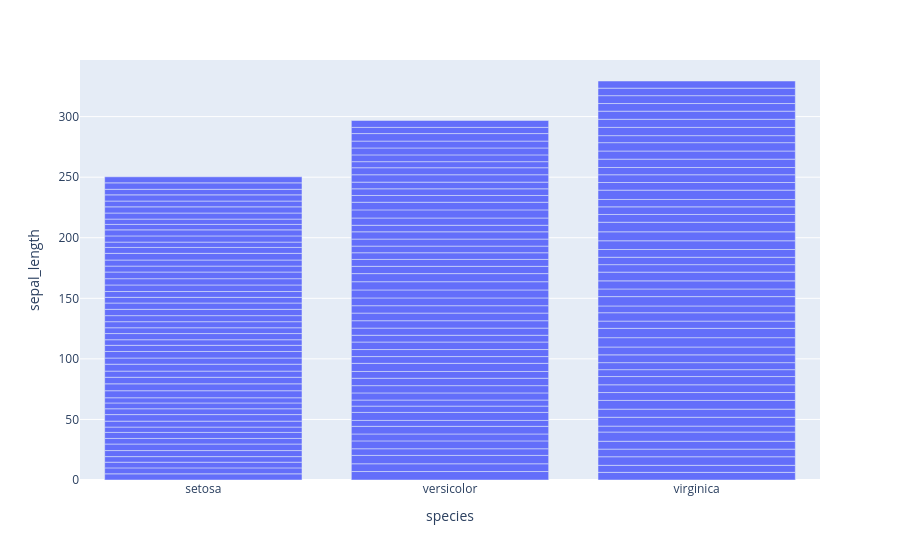

Source (notebook cell):
### Code cell
fig = px.bar(df,x='species', y='sepal_length')
# fig.write_html("plot.html")
fig.show()

### Figure 1 — Plotly figure (JSON) as saved in the notebook; plotly's stock layout.template omitted (floating-point values rounded to 4 significant figures; data arrays with more than 128 entries replaced by an {"elided": "..."} marker saying what was removed)
{"data": [{"hovertemplate": "species=%{x}<br>sepal_length=%{y}<extra></extra>", "legendgroup": "", "marker": {"color": "#636efa", "pattern": {"shape": ""}}, "name": "", "orientation": "v", "showlegend": false, "textposition": "auto", "type": "bar", "x": {"elided": "150 str values"}, "xaxis": "x", "y": {"elided": "150 float values"}, "yaxis": "y"}], "layout": {"barmode": "relative", "legend": {"tracegroupgap": 0}, "margin": {"t": 60}, "xaxis": {"anchor": "y", "domain": [0, 1], "title": {"text": "species"}}, "yaxis": {"anchor": "x", "domain": [0, 1], "title": {"text": "sepal_length"}}}}
